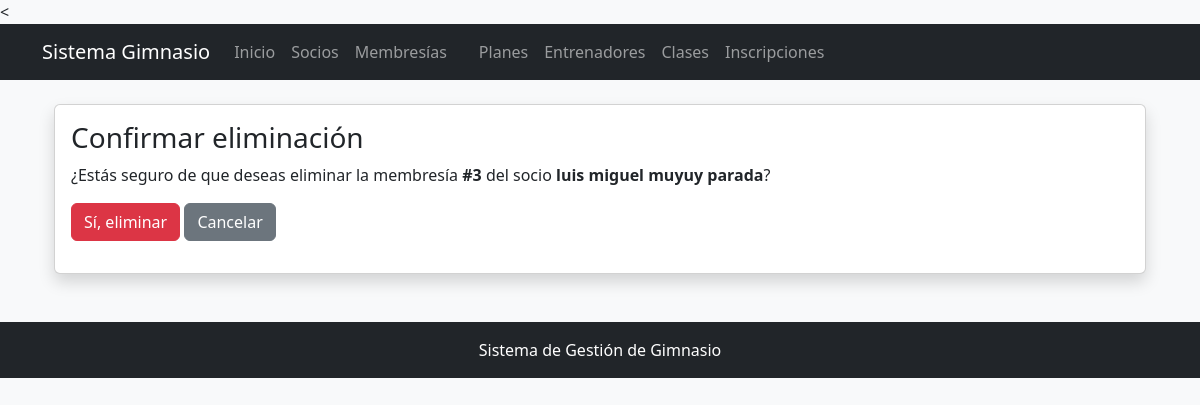
Page /membresias/eliminar/3/ on the earlier database version.
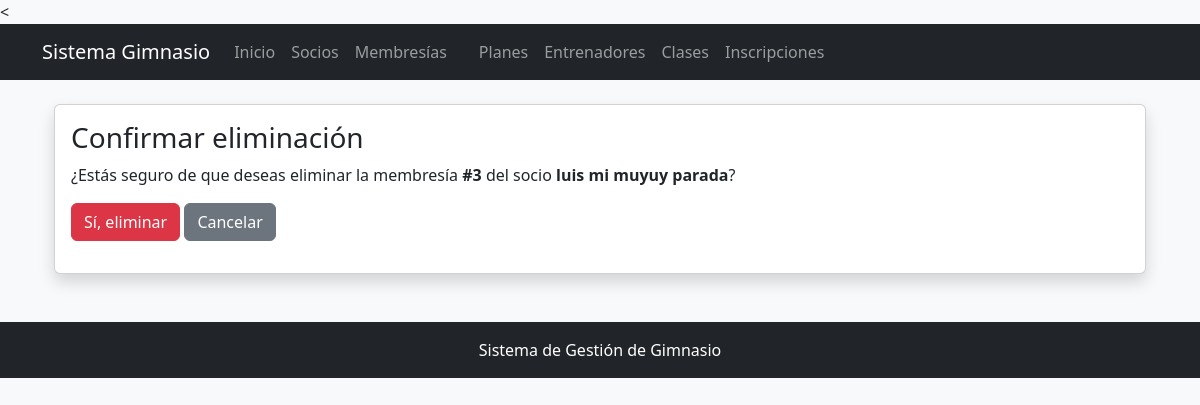
Same page on the later database version.
### membresias/models.py (models this page shows, shortened)
class Membresia(models.Model):
    id_membresia = models.AutoField(primary_key=True)
    socio = models.ForeignKey(Socio, on_delete=models.CASCADE)
    plan = models.ForeignKey(Plan, on_delete=models.CASCADE)
    fecha_inicio = models.DateField()
    fecha_fin = models.DateField()
    activa = models.BooleanField(default=True)

### socios/models.py (models this page shows, shortened)
class Socio(models.Model):
    id_socio = models.AutoField(primary_key=True)
    documento = models.CharField(max_length=20, unique=True)
    nombres = models.CharField(max_length=100)
    apellidos = models.CharField(max_length=100)
    telefono = models.CharField(max_length=20)
    correo = models.EmailField(unique=True)
    fecha_registro = models.DateField(auto_now_add=True)
    activo = models.BooleanField(default=True)

### membresias/views.py (the view)
# urls.py: path('eliminar/<int:id_membresia>/', views.eliminar_membresia, name ='eliminar_membresia'),
def eliminar_membresia(request, id_membresia):
    membresia = Membresia.objects.get(id_membresia=id_membresia)
    if request.method == 'POST':
        membresia.delete()
        return redirect('membresias:lista_membresias')
    return render(request, 'membresias/eliminar.html', {
        'membresia': membresia
    })

### templates/membresias/eliminar.html (shortened to what this page needs)
{% extends 'gimnasio/base.html' %}
{% block content %}
<div class="container mt-4">
    <div class="card shadow">
        <div class="card-body">
            <h3>Confirmar eliminación</h3>
            <p>
                ¿Estás seguro de que deseas eliminar la membresía
                <strong>#{{ membresia.id_membresia }}</strong>
                del socio
                <strong>{{ membresia.socio.nombres }} {{ membresia.socio.apellidos }}</strong>?
            </p>
            <form method="POST">
                <button type="submit" class="btn btn-danger">
                    Sí, eliminar
                </button>
                <a href="{% url 'membresias:lista_membresias' %}"
                   class="btn btn-secondary">
                    Cancelar
                </a>
            </form>
        </div>
    </div>
</div>
{% endblock %}

Differences in the rows shown:
changed through a linked row, Membresia "muyuy parada": socio.nombres "luis miguel" → "luis mi"
